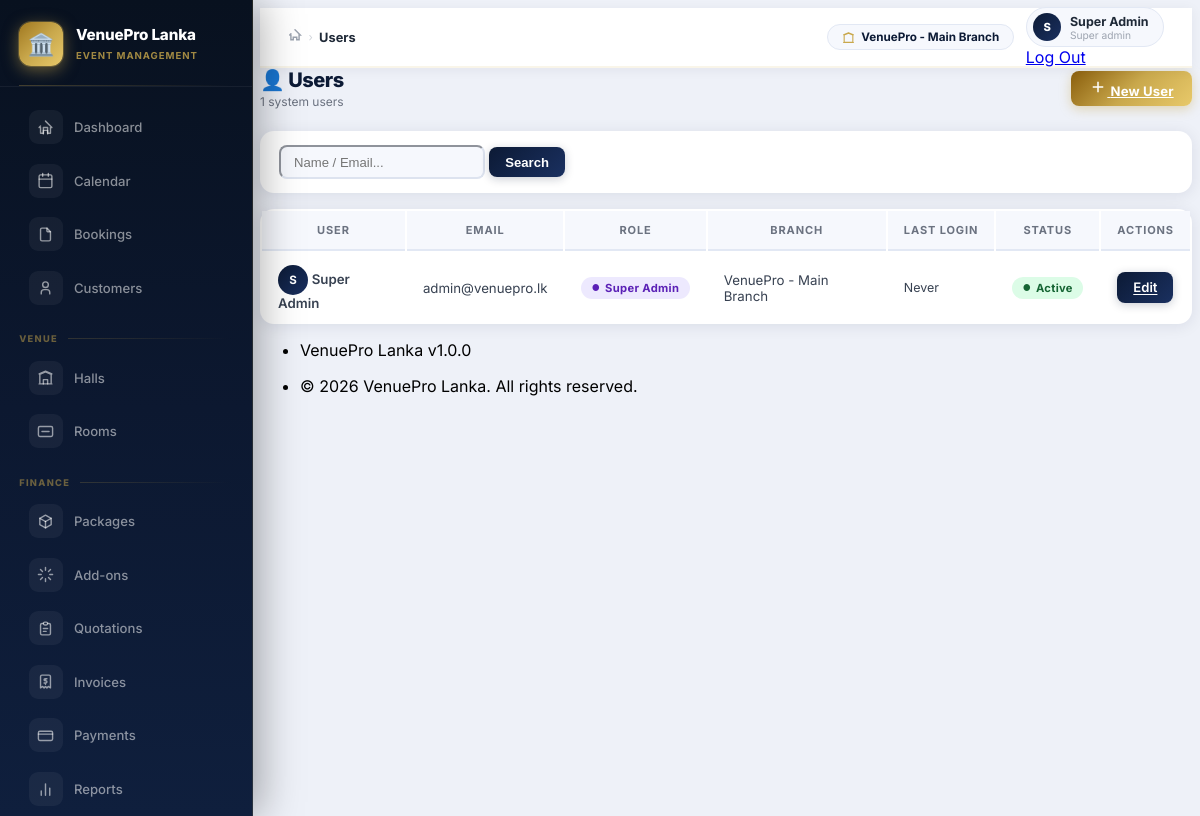
The app's page /modules/users/index.php (signed in) with its own data.
### tables this page shows
CREATE TABLE `users` (
  `id` int(11) NOT NULL AUTO_INCREMENT,
  `branch_id` int(11) DEFAULT NULL,
  `role_id` int(11) NOT NULL,
  `name` varchar(150) NOT NULL,
  `email` varchar(150) NOT NULL,
  `password` varchar(255) NOT NULL,
  `phone` varchar(20) DEFAULT NULL,
  `avatar` varchar(255) DEFAULT NULL,
  `language` enum('en','ta','si') DEFAULT 'en',
  `is_active` tinyint(1) DEFAULT 1,
  `last_login` timestamp NULL DEFAULT NULL,
  `created_at` timestamp DEFAULT current_timestamp(),
  `updated_at` timestamp DEFAULT current_timestamp() ON UPDATE current_timestamp(),
  PRIMARY KEY (`id`),
  UNIQUE KEY `email` (`email`),
  KEY `branch_id` (`branch_id`),
  KEY `role_id` (`role_id`),
  FOREIGN KEY (`branch_id`) REFERENCES `branches`(`id`) ON DELETE SET NULL,
  FOREIGN KEY (`role_id`) REFERENCES `roles`(`id`)
);

CREATE TABLE `branches` (
  `id` int(11) NOT NULL AUTO_INCREMENT,
  `name` varchar(150) NOT NULL,
  `address` text DEFAULT NULL,
  `city` varchar(100) DEFAULT NULL,
  `phone` varchar(20) DEFAULT NULL,
  `email` varchar(150) DEFAULT NULL,
  `logo` varchar(255) DEFAULT NULL,
  `is_active` tinyint(1) DEFAULT 1,
  `created_at` timestamp DEFAULT current_timestamp(),
  PRIMARY KEY (`id`)
);

CREATE TABLE `roles` (
  `id` int(11) NOT NULL AUTO_INCREMENT,
  `name` varchar(50) NOT NULL,
  `slug` varchar(50) NOT NULL,
  `description` text DEFAULT NULL,
  PRIMARY KEY (`id`),
  UNIQUE KEY `slug` (`slug`)
);

### core/Lang.php (called while the page is built, shortened)
<?php
class Lang {
    private static $strings = [];
    private static $lang = 'en';
    public static function load($lang = 'en') {
        self::$lang = $lang;
        $file = ROOT_PATH . '/lang/' . $lang . '.php';
        if (file_exists($file)) {
            self::$strings = include $file;
        } else {
            self::$strings = include ROOT_PATH . '/lang/en.php';
        }
    }
    public static function t($key, $replace = []) {
        $str = self::$strings[$key] ?? $key;
        return $str;
    }
    public static function current() {
        return self::$lang;
    }
}

### core/Helper.php (called while the page is built, shortened)
<?php
class Helper {
    public static function sanitize($str) {
        return htmlspecialchars(trim($str), ENT_QUOTES, 'UTF-8');
    }
    public static function paginate($total, $page, $per_page = PER_PAGE) {
        $pages = ceil($total / $per_page);
        return [
            'total'    => $total,
            'page'     => $page,
            'per_page' => $per_page,
            'pages'    => $pages,
            'offset'   => ($page - 1) * $per_page,
        ];
    }
}

### core/Auth.php (called while the page is built, shortened)
<?php
class Auth {
    public static function currentUser() {
        return [
            'id'          => $_SESSION['user_id'] ?? null,
            'name'        => $_SESSION['user_name'] ?? '',
            'email'       => $_SESSION['user_email'] ?? '',
            'role'        => $_SESSION['user_role'] ?? '',
            'role_id'     => $_SESSION['user_role_id'] ?? null,
            'branch_id'   => $_SESSION['branch_id'] ?? null,
            'branch_name' => $_SESSION['branch_name'] ?? '',
            'language'    => $_SESSION['language'] ?? 'en',
        ];
    }
}

### core/Database.php (called while the page is built, shortened)
<?php
class Database {
    private static $instance = null;
    private $pdo;
    private function __construct() {
        $dsn = "mysql:host=" . DB_HOST . ";port=" . DB_PORT . ";dbname=" . DB_NAME . ";charset=" . DB_CHARSET;
        $options = [
            PDO::ATTR_ERRMODE            => PDO::ERRMODE_EXCEPTION,
            PDO::ATTR_DEFAULT_FETCH_MODE => PDO::FETCH_ASSOC,
            PDO::ATTR_EMULATE_PREPARES   => false,
        ];
        try {
            $this->pdo = new PDO($dsn, DB_USER, DB_PASS, $options);
            $this->pdo->exec("SET sql_mode=(SELECT REPLACE(@@sql_mode,'ONLY_FULL_GROUP_BY',''))");
        } catch (PDOException $e) {
            die('Database connection failed: ' . $e->getMessage());
        }
    }
    public static function getInstance() {
        if (self::$instance === null) {
            self::$instance = new self();
        }
        return self::$instance;
    }
    public function query($sql, $params = []) {
        $stmt = $this->pdo->prepare($sql);
        $stmt->execute($params);
        return $stmt;
    }
    public function fetchOne($sql, $params = []) {
        return $this->query($sql, $params)->fetch();
    }
    public function fetchAll($sql, $params = []) {
        return $this->query($sql, $params)->fetchAll();
    }
}

### modules/users/index.php (the view, shortened to what this page needs)
<?php
$db = Database::getInstance();
$page   = max(1,(int)($_GET['page'] ?? 1));
$search = trim($_GET['search'] ?? '');
$where  = ['1=1']; $params = [];
$wstr  = implode(' AND ', $where);
$total = $db->fetchOne("SELECT COUNT(*) as cnt FROM users u WHERE $wstr", $params)['cnt'];
$pg    = Helper::paginate($total, $page);
$users = $db->fetchAll(
    "SELECT u.*, r.name as role_name, b.name as branch_name FROM users u LEFT JOIN roles r ON u.role_id=r.id LEFT JOIN branches b ON u.branch_id=b.id WHERE $wstr ORDER BY u.name LIMIT ? OFFSET ?",
    array_merge($params, [$pg['per_page'], $pg['offset']])
);
$breadcrumbs = [['label' => 'Users']];
require_once ROOT_PATH . '/includes/header.php';
?>
<div class="vp-page-header">
  <div>
    <h1 class="vp-page-title">👤 <?= Lang::t('users') ?></h1>
    <div class="vp-page-sub"><?= $total ?> system users</div>
  </div>
  <a href="<?= BASE_URL ?>/modules/users/create.php" class="btn btn-vp-gold">
    <svg xmlns="http://www.w3.org/2000/svg" class="icon me-1" width="18" height="18" viewBox="0 0 24 24" fill="none" stroke="currentColor" stroke-width="2"><path stroke="none" d="M0 0h24v24H0z" fill="none"/><path d="M12 5l0 14"/><path d="M5 12l14 0"/></svg>
    New User
  </a>
</div>
<div class="vp-filter-bar mb-3">
  <form method="get" class="d-flex gap-2 flex-wrap align-items-end">
    <input type="text" name="search" class="form-control" placeholder="Name / Email..." value="<?= Helper::sanitize($search) ?>" style="max-width:280px;">
    <button class="btn btn-vp-primary">Search</button>
  </form>
</div>
<div class="card vp-card">
  <div class="table-responsive">
    <table class="table table-vcenter vp-table mb-0">
      <thead>
        <tr><th>User</th><th>Email</th><th>Role</th><th>Branch</th><th>Last Login</th><th>Status</th><th>Actions</th></tr>
      </thead>
      <tbody>
        <?php if ($users): foreach ($users as $u): ?>
        <tr>
          <td>
            <div class="d-flex align-items-center gap-2">
              <span class="vp-avatar vp-avatar-sm"><?= strtoupper(substr($u['name'],0,1)) ?></span>
              <span class="fw-600"><?= Helper::sanitize($u['name']) ?></span>
            </div>
          </td>
          <td><?= Helper::sanitize($u['email']) ?></td>
          <td><span class="vp-badge badge-inquiry"><?= Helper::sanitize($u['role_name']??'—') ?></span></td>
          <td><?= Helper::sanitize($u['branch_name']??'All Branches') ?></td>
          <td style="font-size:.78rem;"><?= $u['last_login'] ? Helper::formatDateTime($u['last_login']) : '<span class="text-secondary">Never</span>' ?></td>
          <td><?= $u['is_active'] ? '<span class="vp-badge badge-active">Active</span>' : '<span class="vp-badge badge-inactive">Inactive</span>' ?></td>
          <td>
            <a href="<?= BASE_URL ?>/modules/users/edit.php?id=<?= $u['id'] ?>" class="btn btn-vp-primary btn-sm">Edit</a>
          </td>
        </tr>
        <?php endforeach; endif; ?>
      </tbody>
    </table>
  </div>
</div>
<?php require_once ROOT_PATH . '/includes/footer.php'; ?>

### includes/header.php (shortened to what this page needs)
<!doctype html>
<html lang="<?= Lang::current() ?>">
<head>
  <link rel="stylesheet" href="https://cdn.jsdelivr.net/npm/@tabler/core@1.0.0-beta21/dist/css/tabler.min.css">
  <link rel="stylesheet" href="<?= BASE_URL ?>/assets/css/app.css">
</head>
<body class="antialiased">
<?php $cu = Auth::currentUser(); ?>
<?php
$p = $_SERVER['PHP_SELF'];
function sbActive(string $path, string $match, bool $exact = false): string {
  if ($exact) return (basename($path) === basename($match) && strpos($path, '/modules') === false) ? 'active' : '';
  return strpos($path, $match) !== false ? 'active' : '';
}
?>
<div class="wrapper">
  <aside class="vp-sidebar" id="vp-sidebar">
    <a href="<?= BASE_URL ?>/index.php" class="sb-logo">
      <div class="sb-logo-icon">🏛️</div>
      <div class="sb-logo-text">
        <span class="sb-logo-name">VenuePro Lanka</span>
        <span class="sb-logo-sub">Event Management</span>
      </div>
    </a>
    <nav class="sb-nav">
      <a href="<?= BASE_URL ?>/index.php" class="sb-item <?= sbActive($p, 'index.php', true) ?>">
        <div class="sb-icon">
          <svg viewBox="0 0 24 24" fill="none" stroke-width="2" stroke-linecap="round" stroke-linejoin="round">
            <path d="M3 12L5 10M12 3L21 12H19V20H15V16H9V20H5V12"/><path d="M9 21V12H15V21"/>
          </svg>
        </div>
        <span class="sb-label">Dashboard</span>
      </a>
      <a href="<?= BASE_URL ?>/modules/calendar/index.php" class="sb-item <?= sbActive($p, '/calendar') ?>">
        <div class="sb-icon">
          <svg viewBox="0 0 24 24" fill="none" stroke-width="2" stroke-linecap="round" stroke-linejoin="round">
            <rect x="3" y="4" width="18" height="18" rx="2"/><path d="M16 2v4M8 2v4M3 10h18"/>
          </svg>
        </div>
        <span class="sb-label">Calendar</span>
      </a>
      <a href="<?= BASE_URL ?>/modules/bookings/index.php" class="sb-item <?= sbActive($p, '/bookings') ?>">
        <div class="sb-icon">
          <svg viewBox="0 0 24 24" fill="none" stroke-width="2" stroke-linecap="round" stroke-linejoin="round">
            <path d="M14 3v4a1 1 0 001 1h4"/><path d="M17 21H7a2 2 0 01-2-2V5a2 2 0 012-2h7l5 5v11a2 2 0 01-2 2z"/>
          </svg>
        </div>
        <span class="sb-label">Bookings</span>
      </a>
      <a href="<?= BASE_URL ?>/modules/customers/index.php" class="sb-item <?= sbActive($p, '/customers') ?>">
        <div class="sb-icon">
          <svg viewBox="0 0 24 24" fill="none" stroke-width="2" stroke-linecap="round" stroke-linejoin="round">
            <circle cx="12" cy="8" r="4"/><path d="M6 21v-2a4 4 0 014-4h4a4 4 0 014 4v2"/>
          </svg>
        </div>
        <span class="sb-label">Customers</span>
      </a>
      <div class="sb-section">Venue</div>
      <a href="<?= BASE_URL ?>/modules/halls/index.php" class="sb-item <?= sbActive($p, '/halls') ?>">
        <div class="sb-icon">
          <svg viewBox="0 0 24 24" fill="none" stroke-width="2" stroke-linecap="round" stroke-linejoin="round">
            <path d="M3 21h18M3 7l9-4 9 4M4 21V7.5L12 4l8 3.5V21"/><path d="M9 21v-6h6v6"/>
          </svg>
        </div>
        <span class="sb-label">Halls</span>
      </a>
      <a href="<?= BASE_URL ?>/modules/rooms/index.php" class="sb-item <?= sbActive($p, '/rooms') ?>">
        <div class="sb-icon">
          <svg viewBox="0 0 24 24" fill="none" stroke-width="2" stroke-linecap="round" stroke-linejoin="round">
            <rect x="2" y="5" width="20" height="14" rx="2"/><path d="M7 12h10"/>
          </svg>
        </div>
        <span class="sb-label">Rooms</span>
      </a>
      <div class="sb-section">Finance</div>
      <a href="<?= BASE_URL ?>/modules/packages/index.php" class="sb-item <?= sbActive($p, '/packages') ?>">
        <div class="sb-icon">
          <svg viewBox="0 0 24 24" fill="none" stroke-width="2" stroke-linecap="round" stroke-linejoin="round">
            <polyline points="12 3 20 7.5 20 16.5 12 21 4 16.5 4 7.5 12 3"/>
            <line x1="12" y1="12" x2="20" y2="7.5"/><line x1="12" y1="12" x2="12" y2="21"/><line x1="12" y1="12" x2="4" y2="7.5"/>
          </svg>
        </div>
        <span class="sb-label">Packages</span>
      </a>
      <a href="<?= BASE_URL ?>/modules/addons/index.php" class="sb-item <?= sbActive($p, '/addons') ?>">
        <div class="sb-icon">
          <svg viewBox="0 0 24 24" fill="none" stroke-width="2" stroke-linecap="round" stroke-linejoin="round">
            <path d="M12 2v4m0 12v4M4.93 4.93l2.83 2.83m8.48 8.48 2.83 2.83M2 12h4m12 0h4M4.93 19.07l2.83-2.83m8.48-8.48 2.83-2.83"/>
          </svg>
        </div>
        <span class="sb-label">Add-ons</span>
      </a>
      <a href="<?= BASE_URL ?>/modules/quotations/index.php" class="sb-item <?= sbActive($p, '/quotations') ?>">
        <div class="sb-icon">
          <svg viewBox="0 0 24 24" fill="none" stroke-width="2" stroke-linecap="round" stroke-linejoin="round">
            <path d="M9 5H7a2 2 0 00-2 2v12a2 2 0 002 2h10a2 2 0 002-2V7a2 2 0 00-2-2h-2"/>
            <rect x="9" y="3" width="6" height="4" rx="2"/><path d="M9 12h6M9 16h4"/>
          </svg>
        </div>
        <span class="sb-label">Quotations</span>
      </a>
      <a href="<?= BASE_URL ?>/modules/invoices/index.php" class="sb-item <?= sbActive($p, '/invoices') ?>">
        <div class="sb-icon">
          <svg viewBox="0 0 24 24" fill="none" stroke-width="2" stroke-linecap="round" stroke-linejoin="round">
            <path d="M5 21V5a2 2 0 012-2h10a2 2 0 012 2v16l-3-2-2 2-2-2-2 2-2-2-3 2"/>
            <path d="M14 8h-2.5a1.5 1.5 0 000 3h1a1.5 1.5 0 010 3H10M12 8v1m0 6v1"/>
          </svg>
        </div>
        <span class="sb-label">Invoices</span>
      </a>
      <a href="<?= BASE_URL ?>/modules/payments/index.php" class="sb-item <?= sbActive($p, '/payments') ?>">
        <div class="sb-icon">
          <svg viewBox="0 0 24 24" fill="none" stroke-width="2" stroke-linecap="round" stroke-linejoin="round">
            <rect x="2" y="6" width="20" height="13" rx="2"/><path d="M2 10h20"/>
          </svg>
        </div>
        <span class="sb-label">Payments</span>
      </a>
      <a href="<?= BASE_URL ?>/modules/reports/index.php" class="sb-item <?= sbActive($p, '/reports') ?>">
        <div class="sb-icon">
          <svg viewBox="0 0 24 24" fill="none" stroke-width="2" stroke-linecap="round" stroke-linejoin="round">
            <path d="M18 20V10M12 20V4M6 20v-6"/>
          </svg>
        </div>
        <span class="sb-label">Reports</span>
      </a>
    </nav>
  </aside>
  <div class="page-wrapper">
    <div class="vp-topbar">
      <div class="vp-topbar-breadcrumb">
        <?php if (isset($breadcrumbs) && $breadcrumbs): ?>
          <a href="<?= BASE_URL ?>/index.php">
            <svg width="14" height="14" viewBox="0 0 24 24" fill="none" stroke="currentColor" stroke-width="2.5" stroke-linecap="round" style="margin-top:-2px"><path d="M3 12L5 10M12 3L21 12H19V20H15V16H9V20H5V12"/></svg>
          </a>
          <?php foreach ($breadcrumbs as $bc): ?>
            <span class="sep">›</span>
            <?php if (isset($bc['url'])): ?>
              <a href="<?= $bc['url'] ?>"><?= Helper::sanitize($bc['label']) ?></a>
            <?php else: ?>
              <span class="current"><?= Helper::sanitize($bc['label']) ?></span>
            <?php endif; ?>
          <?php endforeach; ?>
        <?php endif; ?>
      </div>
      <div class="vp-topbar-right">
        <div class="vp-topbar-branch">
          <svg viewBox="0 0 24 24" fill="none" stroke-width="2" stroke-linecap="round" stroke-linejoin="round">
            <path d="M3 21h18M3 7l9-4 9 4M4 21V7.5L12 4l8 3.5V21"/>
          </svg>
          <?= Helper::sanitize($cu['branch_name'] ?? 'All Branches') ?>
        </div>
        <div class="nav-item dropdown">
          <a href="#" class="vp-topbar-user" data-bs-toggle="dropdown">
            <div class="vp-topbar-avatar"><?= strtoupper(substr($cu['name'], 0, 1)) ?></div>
            <div class="d-none d-md-block">
              <div class="vp-topbar-uname"><?= Helper::sanitize($cu['name']) ?></div>
              <div class="vp-topbar-urole"><?= ucfirst(str_replace('_', ' ', $cu['role'])) ?></div>
            </div>
          </a>
          <div class="dropdown-menu dropdown-menu-end dropdown-menu-arrow">
            <a href="<?= BASE_URL ?>/modules/auth/logout.php" class="dropdown-item text-danger">Log Out</a>
          </div>
        </div>
      </div>
    </div>
    <div class="page-body">
      <div class="container-xl">

### records on screen
users: branch.name "VenuePro - Main Branch", name "S", name "Super Admin", email "admin@venuepro.lk", role.name "Super Admin", shows "Never", is_active "Active"

### other values on screen
Helper::sanitize($bc['label']) "Users"
str_replace('_', ' ', $cu['role']) "Super admin"
Lang::t('users') "Users"
$total "1"
APP_NAME "VenuePro Lanka"
APP_VERSION "1.0.0"
